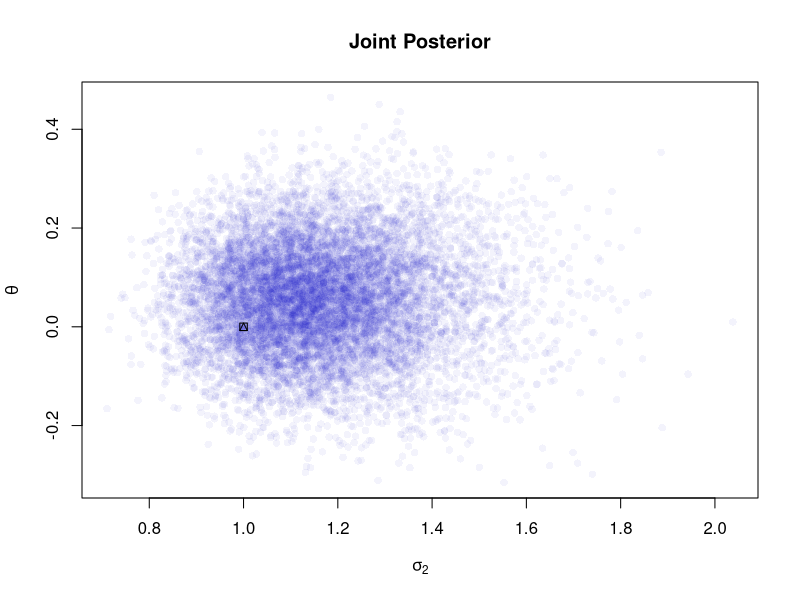
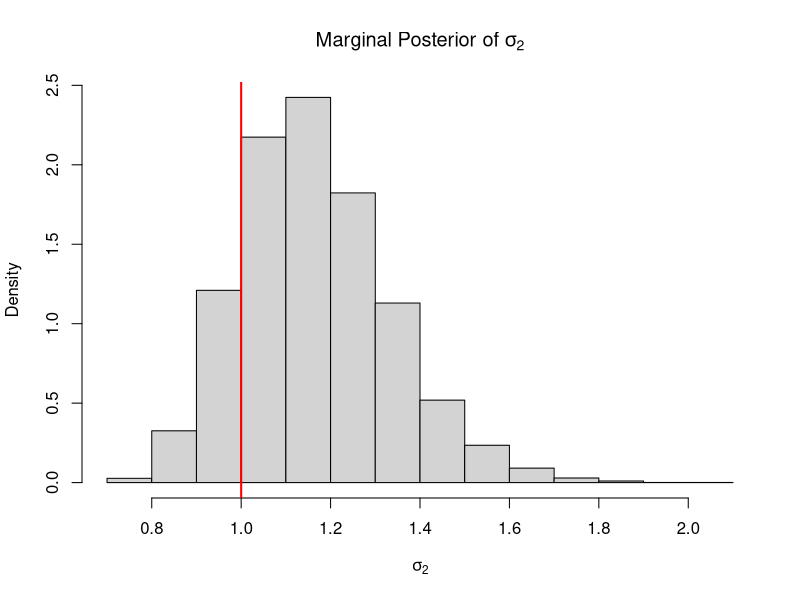
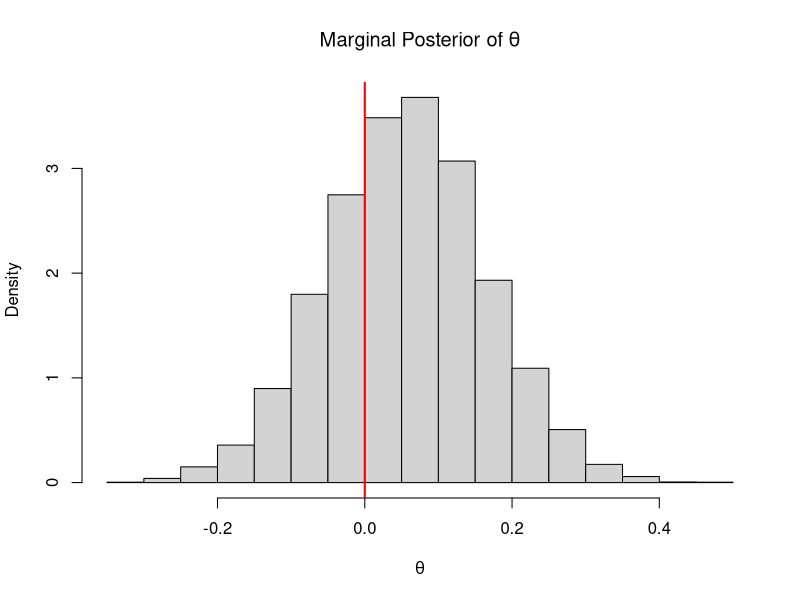

Source code (R) for these figures, in order:
#### Posterior Sampling with Normal Model
set.seed(09222016)
# true parameters from normal distribution
sigma.sq.true <- 1
theta.true <- 0

# generate data
num.obs <- 100
y <- rnorm(num.obs,mean = theta.true, sd = sqrt(sigma.sq.true))

# specify terms for priors
nu.0 <- 1
sigma.sq.0 <- 1
mu.0 <- 0
kappa.0 <- 1

# compute terms in posterior
kappa.n <- kappa.0 + num.obs
nu.n <- nu.0 + num.obs
s.sq <- var(y) #sum((y - mean(y))^2) / (num.obs - 1)
sigma.sq.n <- (1 / nu.n) * (nu.0 * sigma.sq.0 + (num.obs - 1) * s.sq + (kappa.0*num.obs)/kappa.n * (mean(y) - mu.0)^2)
mu.n <- (kappa.0 * mu.0 + num.obs * mean(y)) / kappa.n

# simulate from posterior
#install.packages("LearnBayes")
library(LearnBayes) # for rigamma
num.sims <- 10000
sigma.sq.sims <- theta.sims <- rep(0,num.sims)
for (i in 1:num.sims){
  sigma.sq.sims[i] <- rigamma(1,nu.n/2,sigma.sq.n*nu.n/2)
  theta.sims[i] <- rnorm(1, mu.n, sqrt(sigma.sq.sims[i]/kappa.n))
}

library(grDevices) # for rgb
plot(sigma.sq.sims,theta.sims,pch=16,col=rgb(.1,.1,.8,.05),ylab=expression(theta),
     xlab=expression(sigma[2]),main='Joint Posterior')
points(1,0,pch=14,col='black')
hist(sigma.sq.sims,prob=T,main=expression('Marginal Posterior of' ~ sigma[2]),
     xlab=expression(sigma[2]))
abline(v=1,col='red',lwd=2)
hist(theta.sims,prob=T,main=expression('Marginal Posterior of' ~ theta),xlab=expression(theta))
abline(v=0,col='red',lwd=2)
